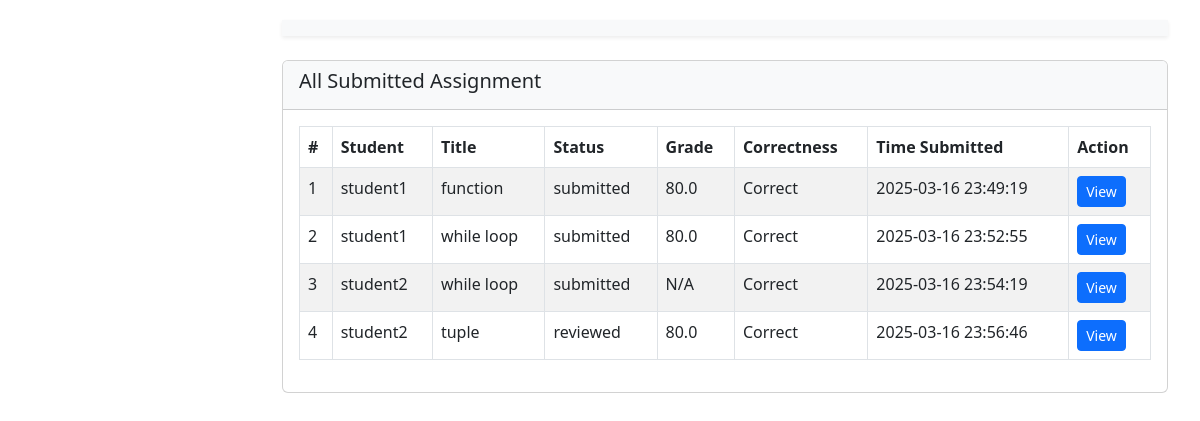
Before: /evaluation-list/ with the older database file.
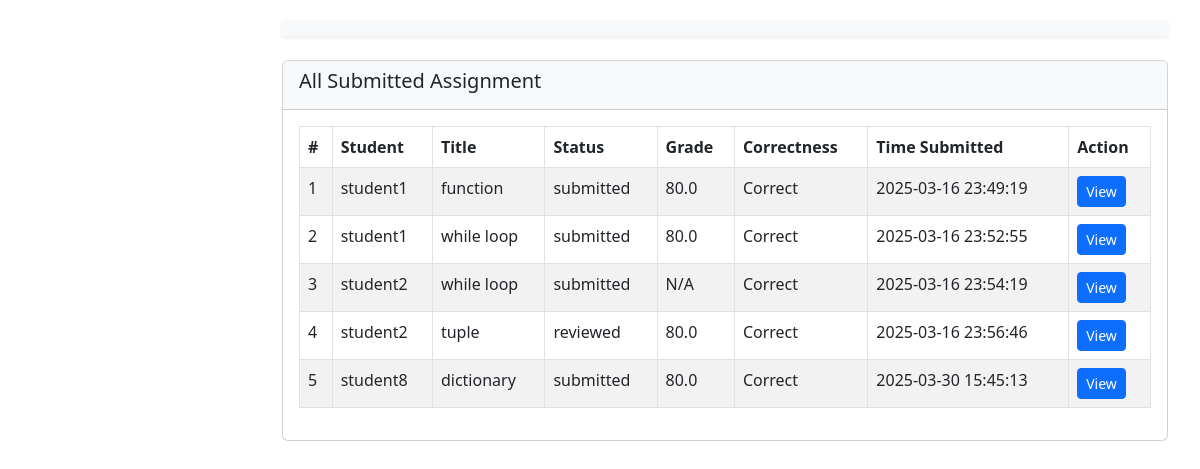
After: the same page with the newer database file.
### sorting_feedback/models.py (models this page shows, shortened)
class Evaluation(models.Model):
    title = models.CharField(max_length=255)
    student = models.ForeignKey(User, on_delete=models.CASCADE, related_name='evaluations')
    student_code = models.TextField(blank=True, null=True)  # Store code as text
    submission_file = models.FileField(upload_to='submissions/', blank=True, null=True)  # Store file uploads
    feedback = models.TextField()
    tutor_feedback = models.TextField(
        null=True,
        blank=True,
        help_text="Tutor specific feedback for the submission."
    )
    correctness = models.BooleanField(default=False)
    time_complexity = models.CharField(max_length=50, default="Unknown")
    grade = models.FloatField(null=True, blank=True)
    status = models.CharField(max_length=50, choices=[('submitted', 'Submitted'), ('reviewed', 'Reviewed')], default='submitted')
    plagiarism_score = models.FloatField(default=0.0, help_text="Plagiarism percentage score.")
    is_plagiarized = models.BooleanField(default=False, help_text="Indicates if plagiarism is detected.")
    created_at = models.DateTimeField(auto_now_add=True)

### sorting_feedback/views.py (the view)
# urls.py: path('evaluation-list/', evaluations_list, name='evaluations_list'),
def evaluations_list(request):
    evaluations = Evaluation.objects.all()
    context = {
        'evaluations': evaluations
    }
    return render(request, 'evaluations_list.html', context)

### templates/evaluations_list.html (shortened to what this page needs)
<!DOCTYPE html>
<html lang="en">
<head>
    <link href="https://cdn.jsdelivr.net/npm/bootstrap@5.3.0-alpha1/dist/css/bootstrap.min.css" rel="stylesheet">
</head>
<body>
<div class="main-content">
    <div class="container-fluid">
        <nav class="navbar navbar-expand-lg navbar-light bg-light shadow-sm">
        </nav>
        <div class="card">
            <div class="card-header bg-light">
                <h5>All Submitted Assignment</h5>
            </div>
            <div class="card-body table-responsive">
                <table class="table table-striped table-bordered">
                    <thead>
                        <tr>
                            <th>#</th>
                            <th>Student</th>
                            <th>Title</th>
                            <th>Status</th>
                            <th>Grade</th>
                            <th>Correctness</th>
                            <th>Time Submitted</th>
                            <th>Action</th>
                        </tr>
                    </thead>
                    <tbody>
                        {% for evaluation in evaluations %}
                        <tr>
                            <td>{{ forloop.counter }}</td>
                            <td>{{ evaluation.student.username }}</td>
                            <td>{{ evaluation.title }}</td>
                            <td>{{ evaluation.status }}</td>
                            <td>{{ evaluation.grade|default:"N/A" }}</td>
                            <td>{{ evaluation.correctness|yesno:"Correct,Incorrect" }}</td>
                            <td>{{ evaluation.created_at|date:"Y-m-d H:i:s" }}</td>
                             <td><a href="{% url 'admin:sorting_feedback_evaluation_change' evaluation.id %}" class="btn btn-primary btn-sm">View</a></td>
                        </tr>
                        {% empty %}
                        <tr>
                            <td colspan="7" class="text-center">No evaluations have been submitted yet.</td>
                        </tr>
                        {% endfor %}
                    </tbody>
                </table>
            </div>
        </div>
    </div>
</div>
</body>
</html>

Changed rows visible on the page:
added Evaluation: student.username "student8", title "dictionary", status "submitted", grade "80.0", correctness "Correct", created_at "2025-03-30 15:45:13"
